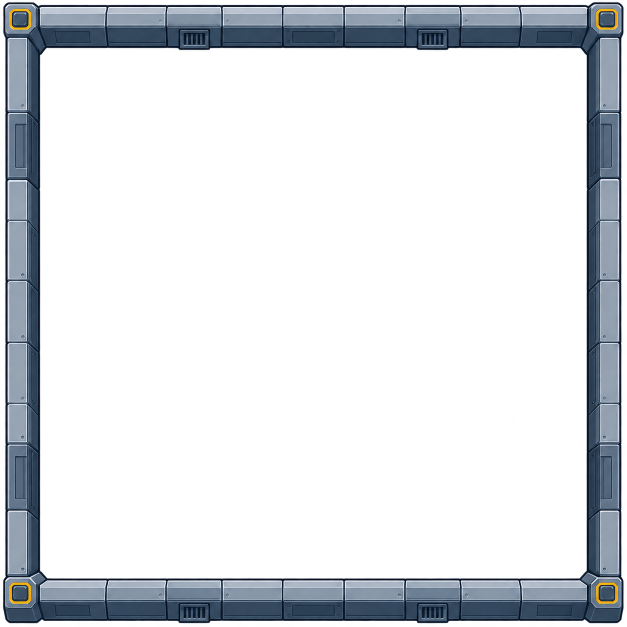
#> input picture docs/art/atlas-walls-tileset.png, 1254 x 1254 px (shown at 1/2 size)
$ python slice_walls_tileset.py
#> lines starting #> are read from the running program, lines starting #| are printed output that depends on the picture
#!/usr/bin/env python3
"""Slice atlas-walls-tileset.png (a continuous room wall boundary) into
wall TILES for the sprite pack.

Method — uniform patch grid over the wall ring:
1. keep the largest alpha component (the wall ring); stray paint specks drop;
2. normalize the ring so its band thickness ~ BAND px, sized to an exact
   multiple of CELL (nc x nr patches);
3. cut the ring into nc x nr patches of exactly CELL x CELL. Every patch is a
   consecutive crop of one continuous painting, so neighboring tiles reassemble
   seamlessly BY CONSTRUCTION — corners, straight runs, everything.
4. boundary patches become tiles (corners + n/s/w/e runs); interior is empty.

Placement is trivial: draw every tile centered on its cell — edge alignment is
baked in (north-run tiles carry the band at their top, etc.).

Run AFTER tools/slice_atlas_v4.py; merges wall entries into sprites/manifest.json.
"""
import json
import os
import re
from collections import deque

from PIL import Image, ImageDraw, ImageFont

ART = os.path.dirname(os.path.dirname(os.path.abspath(__file__)))
SRC = os.path.join(ART, "atlas-walls-tileset.png")
OUT = os.path.join(ART, "sprites")
CELL = 256   # pack px per logical cell
BAND = 128   # pack px wall band thickness (top face + front face)
ALPHA_T = 8

# object-style wall pieces removed from the pack when the tileset landed
SUPERSEDED_WALL_PIECES = [
    "corner_ne", "corner_nw", "corner_se", "corner_sw",
    "wall_h_door", "wall_h_end", "wall_h_light", "wall_h_mid", "wall_h_pipes",
    "wall_v_door", "wall_v_end", "wall_v_light", "wall_v_mid", "wall_v_pipes",
]


def label_components(alpha, min_size):
    w, h = alpha.size
    px = alpha.load()
    seen = bytearray(w * h)
    comps = []
    for y0 in range(h):
        base = y0 * w
        for x0 in range(w):
            if seen[base + x0] or px[x0, y0] < ALPHA_T:
                continue
            pixels = []
            q = deque([(x0, y0)])
            seen[base + x0] = 1
            while q:
                x, y = q.popleft()
                pixels.append((x, y))
                for nx in (x - 1, x, x + 1):
                    for ny in (y - 1, y, y + 1):
                        if 0 <= nx < w and 0 <= ny < h:
                            idx = ny * w + nx
                            if not seen[idx] and px[nx, ny] >= ALPHA_T:
                                seen[idx] = 1
                                q.append((nx, ny))
            if len(pixels) >= min_size:
                xs = [p[0] for p in pixels]
                ys = [p[1] for p in pixels]
                comps.append({
                    "pixels": pixels,
                    "bbox": (min(xs), min(ys), max(xs) + 1, max(ys) + 1),
                })
    return comps


def band_thickness(alpha, side, samples=24):
    """Median MAX contiguous opaque run along sampled lines perpendicular to
    the band (robust to corner posts being taller than the band)."""
    w, h = alpha.size
    px = alpha.load()
    vals = []
    for i in range(samples):
        f = (i + 0.5) / samples
        best = cur = 0
        if side in ("top", "bottom"):
            x = round(f * (w - 1))
            for y in range(h):
                if px[x, y] >= ALPHA_T:
                    cur += 1
                    best = max(best, cur)
                else:
                    cur = 0
        else:
            y = round(f * (h - 1))
            for x in range(w):
                if px[x, y] >= ALPHA_T:
                    cur += 1
                    best = max(best, cur)
                else:
                    cur = 0
        vals.append(best)
    vals.sort()
    return vals[len(vals) // 2]


def main():
    if not os.path.exists(SRC):
        raise SystemExit(f"source image missing: {SRC}")
    os.makedirs(OUT, exist_ok=True)
    img = Image.open(SRC).convert("RGBA")
#> img is the input picture: PIL image 1254x1254 RGBA; mean R, G, B, A 22.7, 26.9, 32.3, 58
    comps = label_components(img.getchannel("A"), min_size=200)
#> comps = 1 item
    if not comps:
        raise SystemExit("no usable wall pixels found — was the right image exported? "
                         "Re-generate atlas-walls-tileset.png with true transparency.")
    ring = max(comps, key=lambda c: len(c["pixels"]))  # the wall ring, drop stray specks
#> ring = 2 items
    ring_img = img.crop(ring["bbox"])
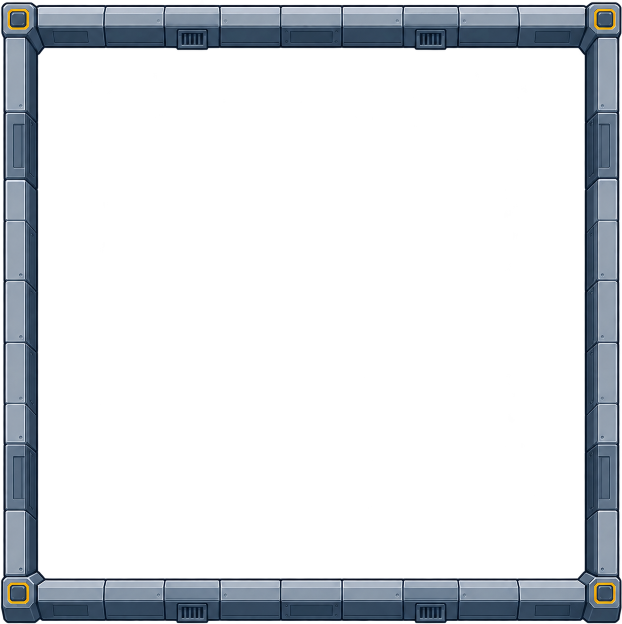
#> ring_img: PIL image 1244x1248 RGBA (shown at 1/2 size); mean R, G, B, A 22.9, 27.2, 32, 58.8; transparent parts drawn white
    rw, rh = ring_img.size
#> rw = 1244; rh = 1248

    t_mean = (band_thickness(ring_img.getchannel("A"), "top")
              + band_thickness(ring_img.getchannel("A"), "bottom")) / 2
#> t_mean = 88
    if t_mean <= 0:
        raise SystemExit("wall band thickness measured as 0 — the ring has no solid "
                         "horizontal band; check the source image")
    s_band = BAND / t_mean
#> s_band = 1.45
    nc = max(2, round(rw * s_band / CELL))  # patches across
#> nc = 7
    nr = max(2, round(rh * s_band / CELL))  # patches down
#> nr = 7
    sx, sy = nc * CELL / rw, nr * CELL / rh
#> sx = 1.44; sy = 1.44
    ring_img = ring_img.resize((nc * CELL, nr * CELL), Image.LANCZOS)
#> ring_img: PIL image 1792x1792 RGBA
    print(f"环 bbox {ring['bbox']}, 带厚均值 {t_mean:.0f}px, 网格 {nc}x{nr}, "
          f"缩放 sx={sx:.3f} sy={sy:.3f}, 归一后 {nc * CELL}x{nr * CELL}")
#| 环 bbox (4, 0, 1248, 1248), 带厚均值 88px, 网格 7x7, 缩放 sx=1.441 sy=1.436, 归一后 1792x1792

    manifest_path = os.path.join(OUT, "manifest.json")
    try:
        with open(manifest_path, encoding="utf-8") as f:
            mf = json.load(f)
    except FileNotFoundError:
#> (the run stopped early here; a loop or call above may not have finished)

$ run again, with docs/art/atlas-v3-environment.png copied over docs/art/atlas-walls-tileset.png
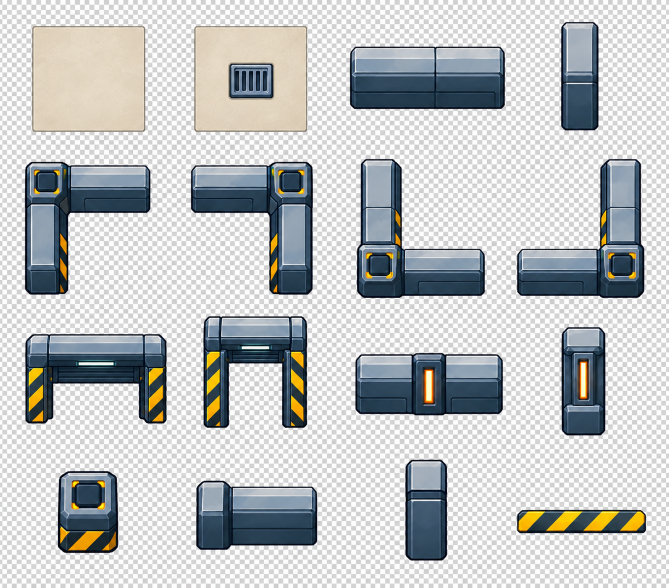
#> input picture docs/art/atlas-v3-environment.png, 1337 x 1176 px (shown at 1/2 size)
#> comps = 1 item
#> ring = 2 items
#> t_mean = 1176
#> s_band = 0.109
#> nc = 2
#> sx = 0.383; sy = 0.435
#> in main, `ring_img = ring_img.resize((nc * CELL, nr * CELL), Image.LANCZOS)`:
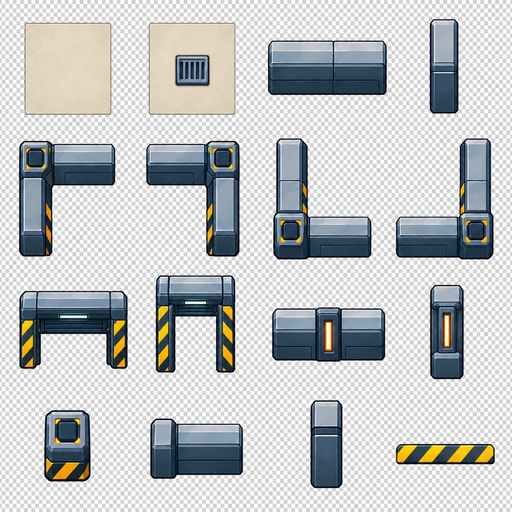
#> ring_img: PIL image 512x512 RGBA; mean R, G, B, A 192.3, 194.9, 195.7, 255
#| 环 bbox (0, 0, 1337, 1176), 带厚均值 1176px, 网格 2x2, 缩放 sx=0.383 sy=0.435, 归一后 512x512

$ run again, with docs/art/atlas-v3-robots-goods.png copied over docs/art/atlas-walls-tileset.png
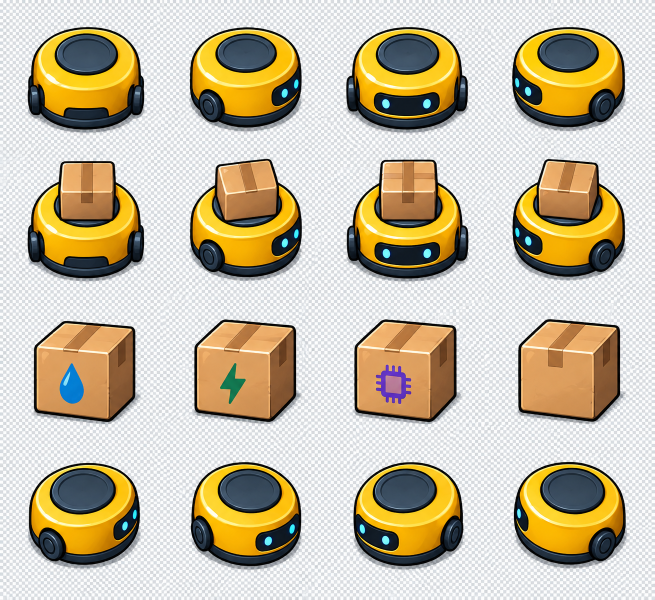
#> input picture docs/art/atlas-v3-robots-goods.png, 1310 x 1200 px (shown at 1/2 size)
#> comps = 1 item
#> ring = 2 items
#> t_mean = 1200
#> s_band = 0.107
#> nc = 2
#> sx = 0.391; sy = 0.427
#> in main, `ring_img = ring_img.resize((nc * CELL, nr * CELL), Image.LANCZOS)`:
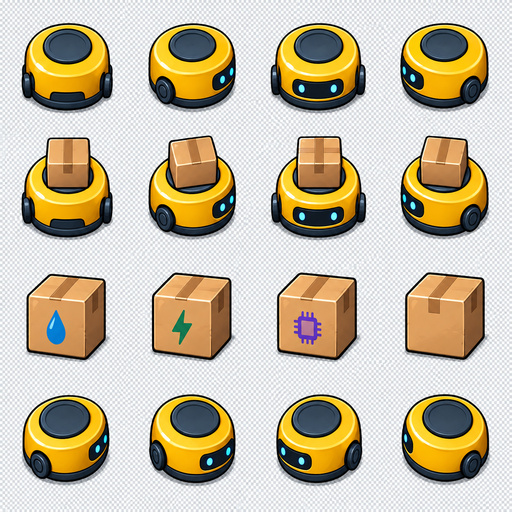
#> ring_img: PIL image 512x512 RGBA; mean R, G, B, A 198.3, 187.8, 163.7, 255
#| 环 bbox (0, 0, 1310, 1200), 带厚均值 1200px, 网格 2x2, 缩放 sx=0.391 sy=0.427, 归一后 512x512
